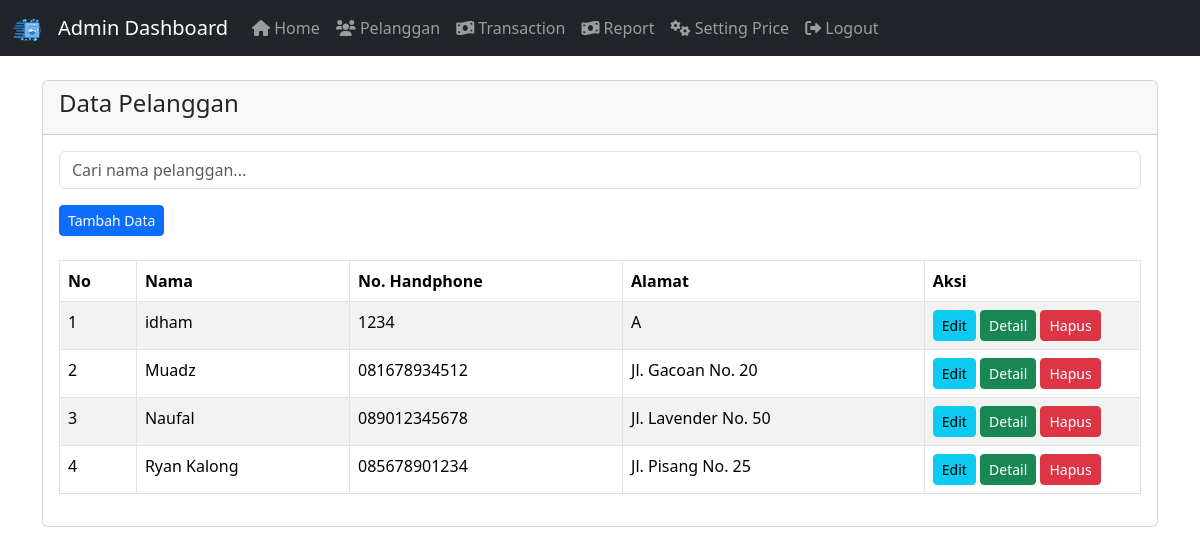
The page /admin/pelanggan.php (signed in) on the database its author committed.
### tables this page shows
CREATE TABLE `pelanggan` (
  `idPelanggan` int(11) NOT NULL,
  `namaPelanggan` varchar(255) NOT NULL,
  `hpPelanggan` varchar(20) NOT NULL,
  `alamatPelanggan` text NOT NULL
);

### admin/pelanggan.php (the view, shortened to what this page needs)
<?php include 'header.php'; ?>
<div class="container mt-4">
    <div class="card">
        <div class="card-header">
            <h4>Data Pelanggan</h4>
        </div>
        <div class="card-body">
            <div class="mb-3">
                <input type="text" id="search" class="form-control" placeholder="Cari nama pelanggan..."
                    onkeyup="searchPelanggan()">
            </div>
            <a href="tambahPelanggan.php" class="btn btn-primary btn-sm">Tambah Data</a>
            <br><br>
            <table class="table table-bordered table-striped" id="table-datatable">
                <thead>
                    <tr>
                        <th>No</th>
                        <th>Nama</th>
                        <th>No. Handphone</th>
                        <th>Alamat</th>
                        <th width="20%">Aksi</th>
                    </tr>
                </thead>
                <tbody id="pelangganTableBody">
                    <?php
                    include '../koneksi.php';
                    $no = 1;
                    $query = mysqli_query($conn, "SELECT * FROM pelanggan ORDER BY namaPelanggan ASC");
                    while ($data = mysqli_fetch_array($query)) {
                    ?>
                    <tr>
                        <td><?php echo $no++; ?></td>
                        <td><?php echo $data['namaPelanggan']; ?></td>
                        <td><?php echo $data['hpPelanggan']; ?></td>
                        <td><?php echo $data['alamatPelanggan']; ?></td>
                        <td>
                            <a href="editPelanggan.php?id=<?php echo $data['idPelanggan']; ?>"
                                class="btn btn-info btn-sm">Edit</a>
                            <a href="detailPelanggan.php?id=<?php echo $data['idPelanggan']; ?>"
                                class="btn btn-success btn-sm">Detail</a>
                            <a href="hapusPelanggan.php?id=<?php echo $data['idPelanggan']; ?>"
                                class="btn btn-danger btn-sm"
                                onclick="return confirm('Apakah Anda yakin ingin menghapus data ini?');">Hapus</a>
                        </td>
                    </tr>
                    <?php } ?>
                </tbody>
            </table>
        </div>
    </div>
</div>

### admin/header.php (shortened to what this page needs)
<!DOCTYPE html>
<html lang="en">
<head>
    <link href="https://cdn.jsdelivr.net/npm/bootstrap@5.3.3/dist/css/bootstrap.min.css" rel="stylesheet"
>
    <link rel="stylesheet" href="https://cdnjs.cloudflare.com/ajax/libs/font-awesome/6.0.0/css/all.min.css">
</head>
<body>
    <nav class="navbar navbar-expand-lg navbar-dark bg-dark">
        <div class="container-fluid">
            <a class="navbar-brand" href="#">
                <img src="../img/londri.png" alt="logo" width="30" height="24">
            </a>
            <a class="navbar-brand" href="#">Admin Dashboard</a>
            <div class="collapse navbar-collapse" id="navbarNav">
                <ul class="navbar-nav">
                    <li class="nav-item">
                        <a class="nav-link" href="index.php"><i class="fas fa-home"></i> Home</a>
                    </li>
                    <li class="nav-item">
                        <a class="nav-link" href="pelanggan.php"><i class="fas fa-users"></i> Pelanggan</a>
                    </li>
                    <li class="nav-item">
                        <a class="nav-link" href="transaksi.php"><i class="fas fa-money-bill-wave"></i> Transaction</a>
                    </li>
                    <li class="nav-item">
                        <a class="nav-link" href="laporan.php"><i class="fas fa-money-bill-wave"></i> Report</a>
                    </li>
                    <li class="nav-item">
                        <a class="nav-link" href="setting_price.php"><i class="fas fa-cogs"></i> Setting Price</a>
                    </li>
                    <li class="nav-item">
                        <a class="nav-link" href="logout.php" onclick="confirmLogout()"><i
                                class="fas fa-sign-out-alt"></i>
                            Logout</a>
                    </li>
                </ul>
            </div>
        </div>
    </nav>

### rows shown on the page
pelanggan: namaPelanggan "idham", hpPelanggan "1234", alamatPelanggan "A"
pelanggan: namaPelanggan "Muadz", hpPelanggan "081678934512", alamatPelanggan "Jl. Gacoan No. 20"
pelanggan: namaPelanggan "Naufal", hpPelanggan "089012345678", alamatPelanggan "Jl. Lavender No. 50"
pelanggan: namaPelanggan "Ryan Kalong", hpPelanggan "085678901234", alamatPelanggan "Jl. Pisang No. 25"
